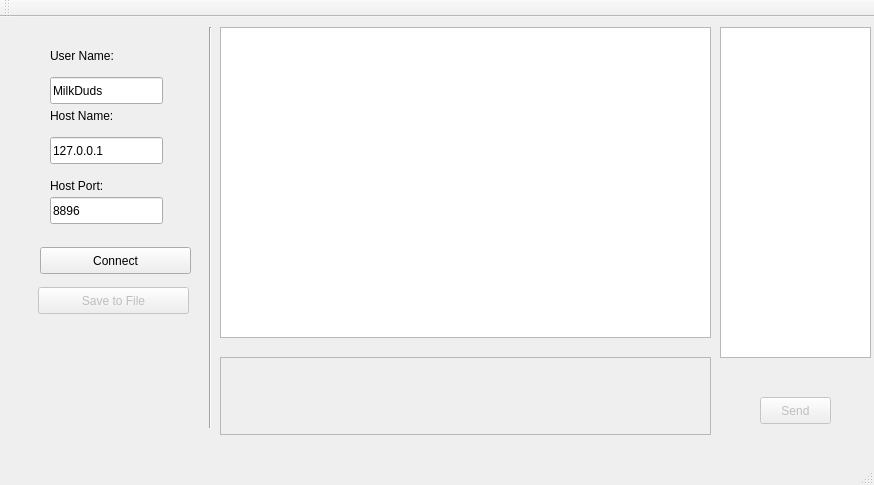
<?xml version="1.0" encoding="UTF-8"?>
<ui version="4.0">
 <class>MainWindow</class>
 <widget class="QMainWindow" name="MainWindow">
  <property name="geometry">
   <rect>
    <x>0</x>
    <y>0</y>
    <width>874</width>
    <height>485</height>
   </rect>
  </property>
  <property name="sizePolicy">
   <sizepolicy hsizetype="Fixed" vsizetype="Fixed">
    <horstretch>0</horstretch>
    <verstretch>0</verstretch>
   </sizepolicy>
  </property>
  <property name="windowTitle">
   <string>MainWindow</string>
  </property>
  <widget class="QWidget" name="centralWidget">
   <widget class="QPlainTextEdit" name="message">
    <property name="enabled">
     <bool>false</bool>
    </property>
    <property name="geometry">
     <rect>
      <x>220</x>
      <y>340</y>
      <width>491</width>
      <height>78</height>
     </rect>
    </property>
    <property name="sizePolicy">
     <sizepolicy hsizetype="Fixed" vsizetype="Fixed">
      <horstretch>0</horstretch>
      <verstretch>0</verstretch>
     </sizepolicy>
    </property>
   </widget>
   <widget class="QTextBrowser" name="conversation">
    <property name="enabled">
     <bool>true</bool>
    </property>
    <property name="geometry">
     <rect>
      <x>220</x>
      <y>10</y>
      <width>491</width>
      <height>311</height>
     </rect>
    </property>
   </widget>
   <widget class="QPushButton" name="send_button">
    <property name="enabled">
     <bool>false</bool>
    </property>
    <property name="geometry">
     <rect>
      <x>760</x>
      <y>380</y>
      <width>71</width>
      <height>27</height>
     </rect>
    </property>
    <property name="text">
     <string>Send</string>
    </property>
   </widget>
   <widget class="QLineEdit" name="user_name">
    <property name="geometry">
     <rect>
      <x>50</x>
      <y>60</y>
      <width>113</width>
      <height>27</height>
     </rect>
    </property>
    <property name="text">
     <string>MilkDuds</string>
    </property>
   </widget>
   <widget class="QLineEdit" name="host_name">
    <property name="geometry">
     <rect>
      <x>50</x>
      <y>120</y>
      <width>113</width>
      <height>27</height>
     </rect>
    </property>
    <property name="text">
     <string>127.0.0.1</string>
    </property>
   </widget>
   <widget class="QLineEdit" name="host_port">
    <property name="geometry">
     <rect>
      <x>50</x>
      <y>180</y>
      <width>113</width>
      <height>27</height>
     </rect>
    </property>
    <property name="text">
     <string>8896</string>
    </property>
   </widget>
   <widget class="QPushButton" name="connect_button">
    <property name="geometry">
     <rect>
      <x>40</x>
      <y>230</y>
      <width>151</width>
      <height>27</height>
     </rect>
    </property>
    <property name="text">
     <string>Connect</string>
    </property>
   </widget>
   <widget class="Line" name="line">
    <property name="geometry">
     <rect>
      <x>200</x>
      <y>10</y>
      <width>20</width>
      <height>401</height>
     </rect>
    </property>
    <property name="orientation">
     <enum>Qt::Vertical</enum>
    </property>
   </widget>
   <widget class="QLabel" name="label">
    <property name="geometry">
     <rect>
      <x>50</x>
      <y>30</y>
      <width>91</width>
      <height>17</height>
     </rect>
    </property>
    <property name="text">
     <string>User Name:</string>
    </property>
   </widget>
   <widget class="QLabel" name="label_2">
    <property name="geometry">
     <rect>
      <x>50</x>
      <y>90</y>
      <width>91</width>
      <height>17</height>
     </rect>
    </property>
    <property name="text">
     <string>Host Name:</string>
    </property>
   </widget>
   <widget class="QLabel" name="label_3">
    <property name="geometry">
     <rect>
      <x>50</x>
      <y>160</y>
      <width>67</width>
      <height>17</height>
     </rect>
    </property>
    <property name="text">
     <string>Host Port:</string>
    </property>
   </widget>
   <widget class="QPushButton" name="save">
    <property name="enabled">
     <bool>false</bool>
    </property>
    <property name="geometry">
     <rect>
      <x>38</x>
      <y>270</y>
      <width>151</width>
      <height>27</height>
     </rect>
    </property>
    <property name="text">
     <string>Save to File</string>
    </property>
   </widget>
   <widget class="QListWidget" name="user_list">
    <property name="geometry">
     <rect>
      <x>720</x>
      <y>10</y>
      <width>151</width>
      <height>331</height>
     </rect>
    </property>
   </widget>
  </widget>
  <widget class="QMenuBar" name="menuBar">
   <property name="geometry">
    <rect>
     <x>0</x>
     <y>0</y>
     <width>874</width>
     <height>25</height>
    </rect>
   </property>
  </widget>
  <widget class="QToolBar" name="mainToolBar">
   <attribute name="toolBarArea">
    <enum>TopToolBarArea</enum>
   </attribute>
   <attribute name="toolBarBreak">
    <bool>false</bool>
   </attribute>
  </widget>
  <widget class="QStatusBar" name="statusBar"/>
 </widget>
 <layoutdefault spacing="6" margin="11"/>
 <resources/>
 <connections/>
</ui>
